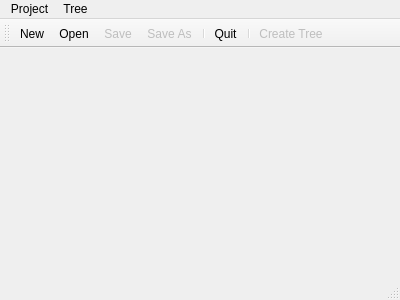
<?xml version="1.0" encoding="UTF-8"?>
<ui version="4.0">
 <class>MainWindow</class>
 <widget class="QMainWindow" name="MainWindow">
  <property name="geometry">
   <rect>
    <x>0</x>
    <y>0</y>
    <width>400</width>
    <height>300</height>
   </rect>
  </property>
  <property name="windowTitle">
   <string>MainWindow</string>
  </property>
  <widget class="QWidget" name="centralWidget"/>
  <widget class="QMenuBar" name="menuBar">
   <property name="geometry">
    <rect>
     <x>0</x>
     <y>0</y>
     <width>400</width>
     <height>21</height>
    </rect>
   </property>
   <widget class="QMenu" name="menuProject">
    <property name="title">
     <string>Project</string>
    </property>
    <addaction name="actionNew"/>
    <addaction name="actionOpen"/>
    <addaction name="actionSave"/>
    <addaction name="actionSaveAs"/>
    <addaction name="separator"/>
    <addaction name="actionQuit"/>
   </widget>
   <widget class="QMenu" name="menuTree">
    <property name="title">
     <string>Tree</string>
    </property>
    <addaction name="actionCreateTree"/>
   </widget>
   <addaction name="menuProject"/>
   <addaction name="menuTree"/>
  </widget>
  <widget class="QToolBar" name="mainToolBar">
   <attribute name="toolBarArea">
    <enum>TopToolBarArea</enum>
   </attribute>
   <attribute name="toolBarBreak">
    <bool>false</bool>
   </attribute>
   <addaction name="actionNew"/>
   <addaction name="actionOpen"/>
   <addaction name="actionSave"/>
   <addaction name="actionSaveAs"/>
   <addaction name="separator"/>
   <addaction name="actionQuit"/>
   <addaction name="separator"/>
   <addaction name="actionCreateTree"/>
  </widget>
  <widget class="QStatusBar" name="statusBar"/>
  <action name="actionNew">
   <property name="icon">
    <iconset resource="resources.qrc">
     <normaloff>:/images/new.png</normaloff>:/images/new.png</iconset>
   </property>
   <property name="text">
    <string>New</string>
   </property>
   <property name="shortcut">
    <string>Ctrl+N</string>
   </property>
  </action>
  <action name="actionOpen">
   <property name="icon">
    <iconset resource="resources.qrc">
     <normaloff>:/images/open.png</normaloff>:/images/open.png</iconset>
   </property>
   <property name="text">
    <string>Open</string>
   </property>
   <property name="shortcut">
    <string>Ctrl+O</string>
   </property>
  </action>
  <action name="actionSave">
   <property name="enabled">
    <bool>false</bool>
   </property>
   <property name="icon">
    <iconset resource="resources.qrc">
     <normaloff>:/images/save.png</normaloff>:/images/save.png</iconset>
   </property>
   <property name="text">
    <string>Save</string>
   </property>
   <property name="shortcut">
    <string>Ctrl+S</string>
   </property>
  </action>
  <action name="actionQuit">
   <property name="icon">
    <iconset resource="resources.qrc">
     <normaloff>:/images/quit.png</normaloff>:/images/quit.png</iconset>
   </property>
   <property name="text">
    <string>Quit</string>
   </property>
   <property name="shortcut">
    <string>Ctrl+Q</string>
   </property>
  </action>
  <action name="actionCreateTree">
   <property name="enabled">
    <bool>false</bool>
   </property>
   <property name="icon">
    <iconset resource="resources.qrc">
     <normaloff>:/images/tree.png</normaloff>:/images/tree.png</iconset>
   </property>
   <property name="text">
    <string>Create Tree</string>
   </property>
   <property name="shortcut">
    <string>Ctrl+T</string>
   </property>
  </action>
  <action name="actionSaveAs">
   <property name="enabled">
    <bool>false</bool>
   </property>
   <property name="icon">
    <iconset resource="resources.qrc">
     <normaloff>:/images/saveAs.png</normaloff>:/images/saveAs.png</iconset>
   </property>
   <property name="text">
    <string>Save As</string>
   </property>
  </action>
 </widget>
 <layoutdefault spacing="6" margin="11"/>
 <resources>
  <include location="resources.qrc"/>
 </resources>
 <connections>
  <connection>
   <sender>actionNew</sender>
   <signal>triggered()</signal>
   <receiver>MainWindow</receiver>
   <slot>newProject()</slot>
   <hints>
    <hint type="sourcelabel">
     <x>-1</x>
     <y>-1</y>
    </hint>
    <hint type="destinationlabel">
     <x>199</x>
     <y>149</y>
    </hint>
   </hints>
  </connection>
  <connection>
   <sender>actionOpen</sender>
   <signal>triggered()</signal>
   <receiver>MainWindow</receiver>
   <slot>openProject()</slot>
   <hints>
    <hint type="sourcelabel">
     <x>-1</x>
     <y>-1</y>
    </hint>
    <hint type="destinationlabel">
     <x>199</x>
     <y>149</y>
    </hint>
   </hints>
  </connection>
  <connection>
   <sender>actionSave</sender>
   <signal>triggered()</signal>
   <receiver>MainWindow</receiver>
   <slot>saveProject()</slot>
   <hints>
    <hint type="sourcelabel">
     <x>-1</x>
     <y>-1</y>
    </hint>
    <hint type="destinationlabel">
     <x>199</x>
     <y>149</y>
    </hint>
   </hints>
  </connection>
  <connection>
   <sender>actionQuit</sender>
   <signal>triggered()</signal>
   <receiver>MainWindow</receiver>
   <slot>quit()</slot>
   <hints>
    <hint type="sourcelabel">
     <x>-1</x>
     <y>-1</y>
    </hint>
    <hint type="destinationlabel">
     <x>199</x>
     <y>149</y>
    </hint>
   </hints>
  </connection>
  <connection>
   <sender>actionCreateTree</sender>
   <signal>triggered()</signal>
   <receiver>MainWindow</receiver>
   <slot>createTree()</slot>
   <hints>
    <hint type="sourcelabel">
     <x>-1</x>
     <y>-1</y>
    </hint>
    <hint type="destinationlabel">
     <x>199</x>
     <y>149</y>
    </hint>
   </hints>
  </connection>
  <connection>
   <sender>actionSaveAs</sender>
   <signal>triggered()</signal>
   <receiver>MainWindow</receiver>
   <slot>saveProjectAs()</slot>
   <hints>
    <hint type="sourcelabel">
     <x>-1</x>
     <y>-1</y>
    </hint>
    <hint type="destinationlabel">
     <x>199</x>
     <y>149</y>
    </hint>
   </hints>
  </connection>
 </connections>
 <slots>
  <slot>newProject()</slot>
  <slot>openProject()</slot>
  <slot>saveProject()</slot>
  <slot>quit()</slot>
  <slot>createTree()</slot>
  <slot>saveProjectAs()</slot>
 </slots>
</ui>
